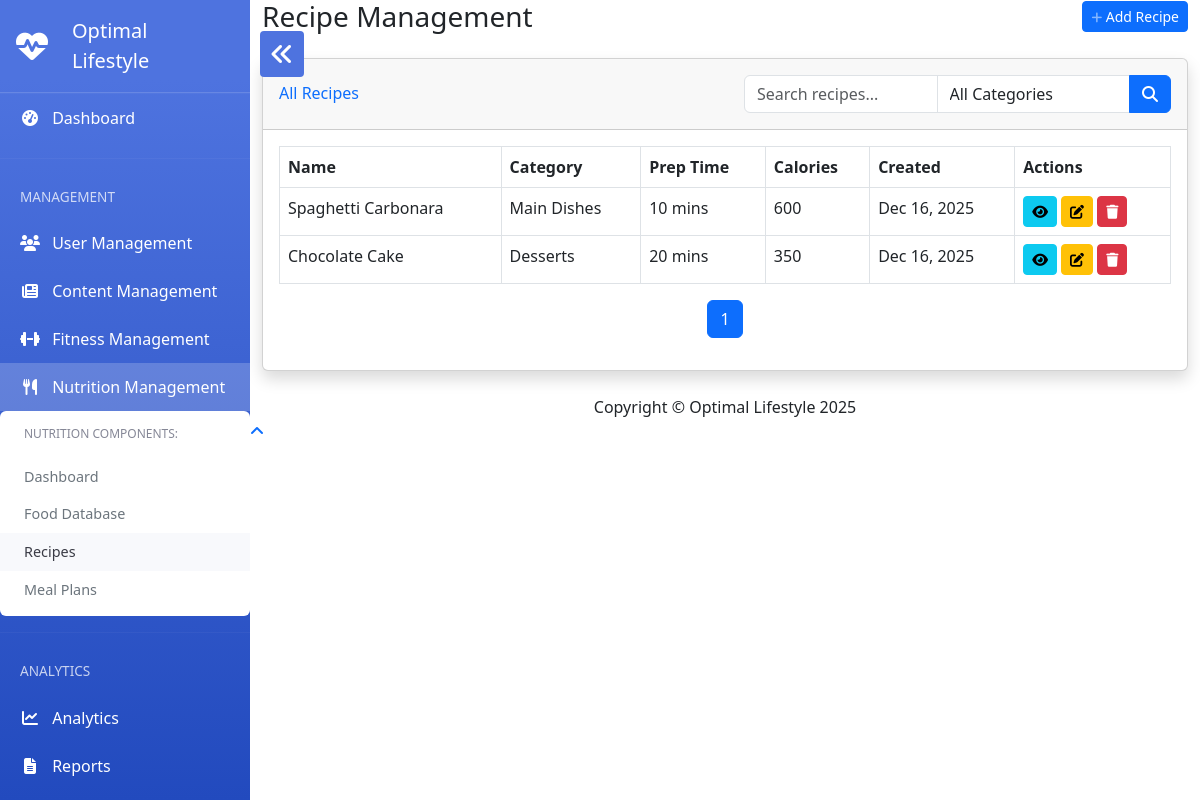
The app's page /admin/recipes.php (signed in) with its own data.
### tables this page shows
CREATE TABLE `recipes` (
  `id` int(11) NOT NULL AUTO_INCREMENT,
  `name` varchar(100) NOT NULL,
  `category_id` int(11) DEFAULT NULL,
  `description` text DEFAULT NULL,
  `ingredients` text NOT NULL,
  `instructions` text NOT NULL,
  `prep_time` int(11) DEFAULT NULL COMMENT 'in minutes',
  `cook_time` int(11) DEFAULT NULL COMMENT 'in minutes',
  `servings` int(11) DEFAULT NULL,
  `calories` int(11) DEFAULT NULL COMMENT 'per serving',
  `created_at` timestamp NOT NULL DEFAULT CURRENT_TIMESTAMP,
  `updated_at` timestamp NOT NULL DEFAULT CURRENT_TIMESTAMP ON UPDATE CURRENT_TIMESTAMP,
  PRIMARY KEY (`id`),
  KEY `category_id` (`category_id`),
  CONSTRAINT `recipes_ibfk_1` FOREIGN KEY (`category_id`) REFERENCES `recipe_categories` (`id`) ON DELETE SET NULL
);

CREATE TABLE `recipe_categories` (
  `id` int(11) NOT NULL AUTO_INCREMENT,
  `name` varchar(50) NOT NULL,
  `description` text DEFAULT NULL,
  `created_at` timestamp NOT NULL DEFAULT CURRENT_TIMESTAMP,
  PRIMARY KEY (`id`),
  UNIQUE KEY `name` (`name`)
);

### admin/recipes.php (the view, shortened to what this page needs)
<?php
require_once 'config/database.php';
$search = $_GET['search'] ?? '';
$category = $_GET['category'] ?? '';
$page = max(1, $_GET['page'] ?? 1);
$limit = 10;
$offset = ($page - 1) * $limit;
$query = "SELECT r.*, c.name as category_name
          FROM recipes r
          LEFT JOIN recipe_categories c ON r.category_id = c.id
          WHERE 1=1";
$params = [];
$query .= " ORDER BY r.created_at DESC LIMIT ? OFFSET ?";
$params[] = $limit;
$params[] = $offset;
$stmt = $pdo->prepare($query);
$stmt->execute($params);
$recipes = $stmt->fetchAll(PDO::FETCH_ASSOC);
$countQuery = str_replace('r.*, c.name as category_name', 'COUNT(*) as total', explode('LIMIT', $query)[0]);
$totalStmt = $pdo->prepare($countQuery);
$totalStmt->execute(array_slice($params, 0, -2));
$totalRecipes = $totalStmt->fetchColumn();
$totalPages = ceil($totalRecipes / $limit);
include 'includes/header.php';
include 'includes/sidebar.php';
?>
<div class="container-fluid">
    <div class="d-sm-flex align-items-center justify-content-between mb-4">
        <h1 class="h3 mb-0 text-gray-800">Recipe Management</h1>
        <button class="btn btn-sm btn-primary" data-bs-toggle="modal" data-bs-target="#addRecipeModal">
            <i class="fas fa-plus fa-sm text-white-50"></i> Add Recipe
        </button>
    </div>
    <div class="card shadow mb-4">
        <div class="card-header py-3 d-flex flex-row align-items-center justify-content-between">
            <h6 class="m-0 font-weight-bold text-primary">All Recipes</h6>
            <form class="d-flex">
                <div class="input-group">
                    <input type="text" class="form-control" placeholder="Search recipes..." name="search" value="<?= htmlspecialchars($search) ?>">
                    <select class="form-control" name="category">
                        <option value="">All Categories</option>
                    </select>
                    <button class="btn btn-primary" type="submit">
                        <i class="fas fa-search"></i>
                    </button>
                </div>
            </form>
        </div>
        <div class="card-body">
            <div class="table-responsive">
                <table class="table table-bordered" width="100%" cellspacing="0">
                    <thead>
                        <tr>
                            <th>Name</th>
                            <th>Category</th>
                            <th>Prep Time</th>
                            <th>Calories</th>
                            <th>Created</th>
                            <th>Actions</th>
                        </tr>
                    </thead>
                    <tbody>
                        <?php foreach ($recipes as $recipe): ?>
                        <tr>
                            <td><?= htmlspecialchars($recipe['name']) ?></td>
                            <td><?= htmlspecialchars($recipe['category_name'] ?? 'Uncategorized') ?></td>
                            <td><?= $recipe['prep_time'] ?> mins</td>
                            <td><?= $recipe['calories'] ?></td>
                            <td><?= date('M j, Y', strtotime($recipe['created_at'])) ?></td>
                            <td>
                                <a href="recipe-view.php?id=<?= $recipe['id'] ?>" class="btn btn-sm btn-info">
                                    <i class="fas fa-eye"></i>
                                </a>
                                <a href="recipe-edit.php?id=<?= $recipe['id'] ?>" class="btn btn-sm btn-warning">
                                    <i class="fas fa-edit"></i>
                                </a>
                                <a href="recipe-delete.php?id=<?= $recipe['id'] ?>" class="btn btn-sm btn-danger" onclick="return confirm('Are you sure?')">
                                    <i class="fas fa-trash"></i>
                                </a>
                            </td>
                        </tr>
                        <?php endforeach; ?>
                    </tbody>
                </table>
            </div>
            <nav aria-label="Page navigation">
                <ul class="pagination justify-content-center">
                    <?php for ($i = 1; $i <= $totalPages; $i++): ?>
                    <li class="page-item <?= $i == $page ? 'active' : '' ?>">
                        <a class="page-link" href="?page=<?= $i ?>&search=<?= urlencode($search) ?>&category=<?= $category ?>"><?= $i ?></a>
                    </li>
                    <?php endfor; ?>
                </ul>
            </nav>
        </div>
    </div>
</div>
<?php include 'includes/footer.php'; ?>

### admin/includes/header.php (style rules this page uses)
:root { --primary: #4e73df; --secondary: #858796; --success: #1cc88a; --info: #36b9cc; --warning: #f6c23e; --danger: #e74a3b; --light: #f8f9fc; --dark: #5a5c69; }

### admin/includes/sidebar.php (style rules this page uses)
body { margin-left: 250px; transition: margin-left 0.3s ease; }

### records on screen
recipes: name "Spaghetti Carbonara", category.name "Main Dishes", prep_time "10", calories "600", created_at "Dec 16, 2025"
recipes: name "Chocolate Cake", category.name "Desserts", prep_time "20", calories "350", created_at "Dec 16, 2025"
